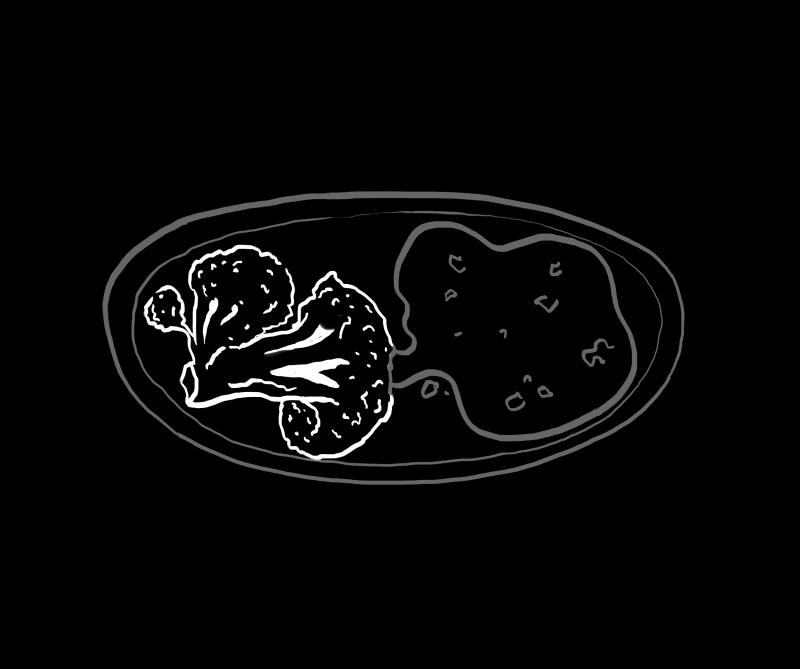
%> input picture behavioral/stimuli/l_Touch_Touch_Inanim_Pass_Rel.jpg, 2400 x 2007 px (shown at 1/3 size)
$ octave load_lmvpa_pictures.m   (GNU Octave 9; MATLAB toolbox functions it lacks are replaced by stand-ins)
%> lines starting %> are read from the running program, lines starting %| are printed output that depends on the picture; in (x1, y1, x2, y2) boxes, pixels count from 0 and x2, y2 are one past the last pixel; in counts of white or black regions, pixels touching at a corner belong together; the program's own positions count from 1
pathName='../LanguageMVPA/stimuli/';
imageNames={
'l_Touch_Touch_Inanim_Pass_Rel', ...
'l_Stretch_ChState_Anim_Pass_Rel', ...
'l_Light_ChState_Inanim_Pass_Rel', ...
'l_Kiss_Touch_Anim_Pass_Rel', ...
'l_Kick_Impact_Anim_Pass_Rel', ...
'l_Hit_Impact_Inanim_Pass_Rel', ...
'l_Crush_Psych_Inanim_Pass_Rel', ...
'l_Console_Psych_Anim_Pass_Rel', ...
'l_Touch_Touch_Inanim_Pass_Can', ...
'l_Stretch_ChState_Anim_Pass_Can', ...
'l_Light_ChState_Inanim_Pass_Can', ...
'l_Kiss_Touch_Anim_Pass_Can', ...
'l_Kick_Impact_Anim_Pass_Can', ...
'l_Hit_Impact_Inanim_Pass_Can', ...
'l_Crush_Psych_Inanim_Pass_Can', ...
'l_Console_Psych_Anim_Pass_Can', ...
'l_Touch_Touch_Inanim_Act_Rel', ...
'l_Stretch_ChState_Anim_Act_Rel', ...
'l_Light_ChState_Inanim_Act_Rel', ...
'l_Kiss_Touch_Anim_Act_Rel', ...
'l_Kick_Impact_Anim_Act_Rel', ...
'l_Hit_Impact_Inanim_Act_Rel', ...
'l_Crush_Psych_Inanim_Act_Rel', ...
'l_Console_Psych_Anim_Act_Rel', ...
'l_Touch_Touch_Inanim_Act_Can', ...
'l_Stretch_ChState_Anim_Act_Can', ...
'l_Light_ChState_Inanim_Act_Can', ...
'l_Kiss_Touch_Anim_Act_Can', ...
'l_Kick_Impact_Anim_Act_Can', ...
'l_Hit_Impact_Inanim_Act_Can', ...
'l_Crush_Psych_Inanim_Act_Can', ...
'l_Console_Psych_Anim_Act_Can'


};

nimsx=4;
nimsy=8;
cutx=200;
cuty=150;
D=nimsx*nimsy;
%size is 2007x2400
    currImage=imread([pathName imageNames{1} '.jpg']);
    currImage=imresize(currImage(cutx:2001-cutx,cuty:2400-cuty,1), .1);
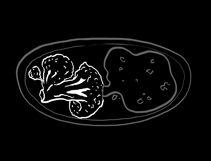
%> currImage: size 161x211 uint8; min 0, max 255, mean 9.7
    currImage=(currImage>0);
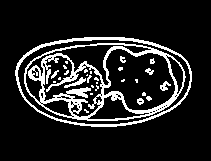
%> currImage: size 161x211 logical; 13.4% white in thin lines or dots, all inside (x1, y1, x2, y2) = (15, 37, 192, 127)
    %extract cx cy
    [ny nx] = size(currImage);
%> ny = 161; nx = 211
    W=nx*ny;
%> W = 33971
for i = 1:length(imageNames)
    currImage=imread([pathName imageNames{i} '.jpg']);
    currImage=imresize(currImage(cutx:2001-cutx,cuty:2400-cuty,1), .1);
    currImage=(currImage>0);

    ims(i,:)=reshape(currImage,1,W);
end
%> pass 2 of the loop `for i = 1:length(imageNames)`:
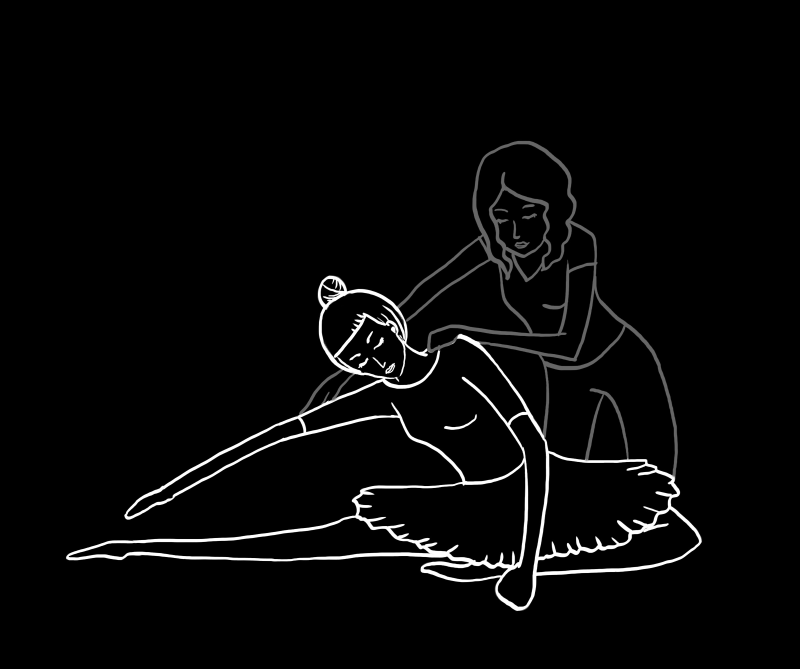
%> input picture behavioral/stimuli/l_Stretch_ChState_Anim_Pass_Rel.jpg, 2400 x 2007 px (shown at 1/3 size)
%> `currImage=imresize(currImage(cutx:2001-cutx,cuty:2400-cuty,1), .1);`:
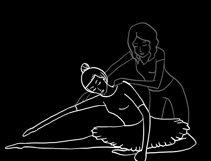
%> currImage: size 161x211 uint8; min 0, max 255, mean 10.8
%> `currImage=(currImage>0);`:
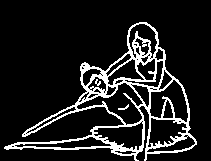
%> currImage: size 161x211 logical; 12.3% white in thin lines or dots, all inside (x1, y1, x2, y2) = (4, 22, 197, 161)
%> pass 3 of the loop `for i = 1:length(imageNames)`:
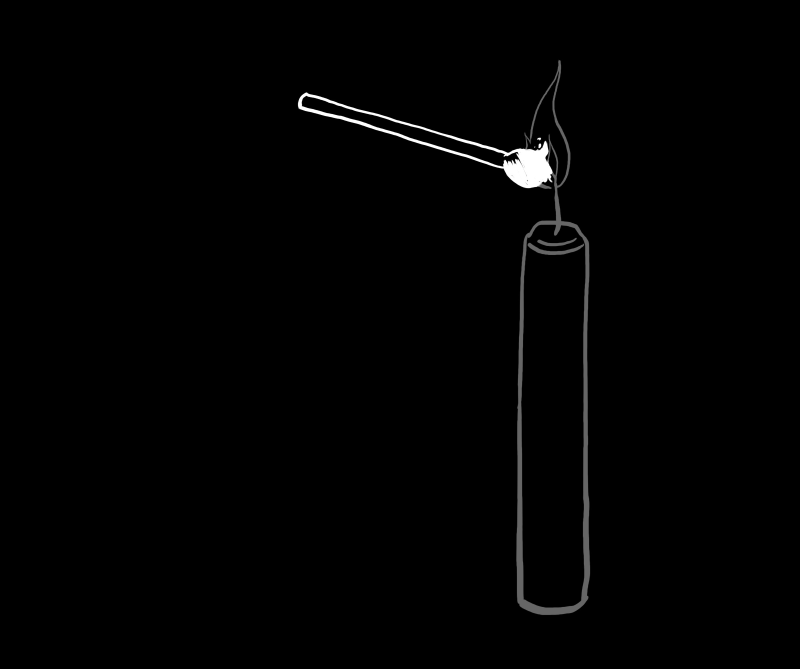
%> input picture behavioral/stimuli/l_Light_ChState_Inanim_Pass_Rel.jpg, 2400 x 2007 px (shown at 1/3 size)
%> `currImage=imresize(currImage(cutx:2001-cutx,cuty:2400-cuty,1), .1);`:
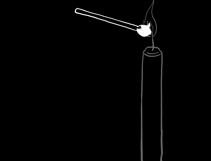
%> currImage: size 161x211 uint8; min 0, max 255, mean 3.2
%> `currImage=(currImage>0);`:
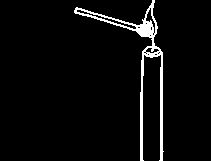
%> currImage: size 161x211 logical; 4.2% white; 1 white region, box (x1, y1, x2, y2) and area: (74, 0, 164, 161) 1413
%> (the run ends here)
